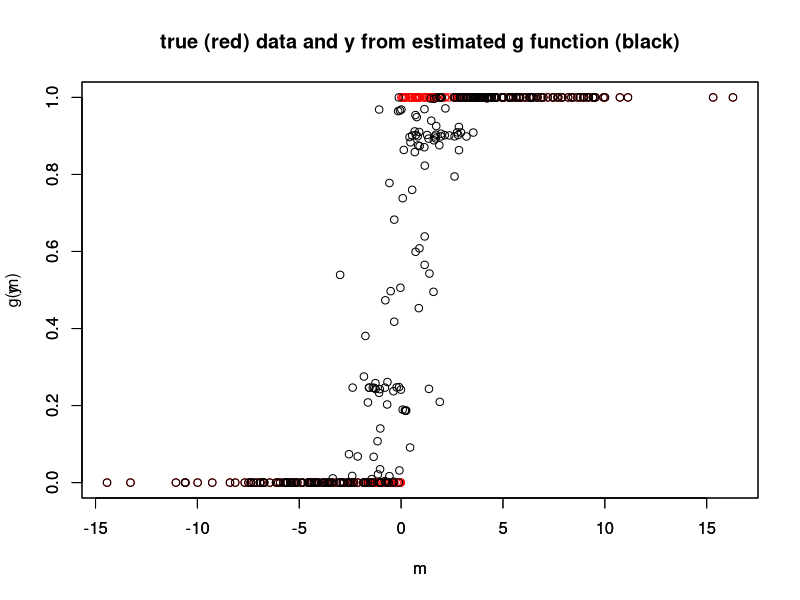
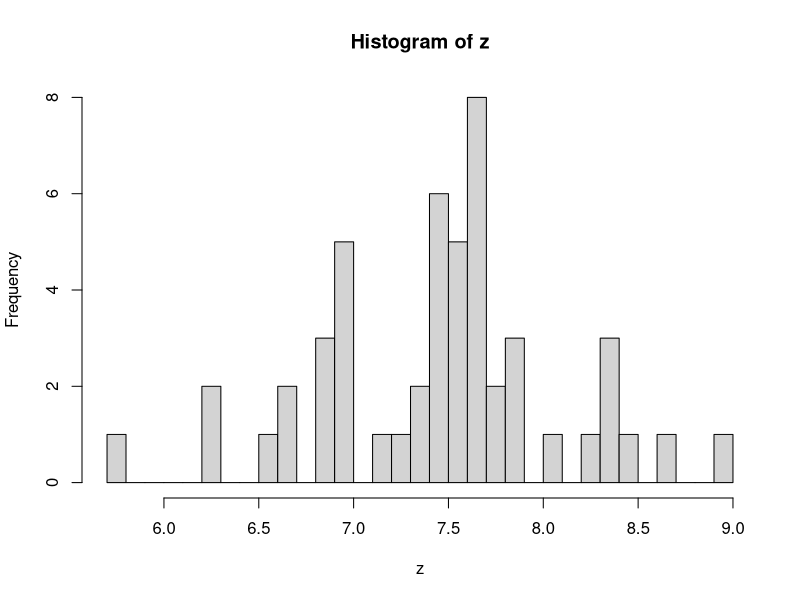

Generate these figures, in order, with R:
# Set parameters for true model
set.seed(109)
N<-300
x_1<-rnorm(N,mean=-7,sd=2.5)
x_2<-rnorm(N,mean=1,sd=.5)
X<-cbind(x_1,x_2)
beta_vec<-c(1,7.6)

# assume true distribution function g of the error is normal
e<- rnorm(N,mean=0,sd=1)
m<-X %*% beta_vec + e 
y = m>0         


#select bandwidth for estimator
bandwidth<-.1


# Gaussian kernel function.
normal_kde <- function(u,h){
  res <- (1/sqrt(2 *pi)) * exp(-0.5 * ((u/h)^2))
  return(res)
}

## Define leave-one-out estimator g,
# Use Gaussian kernel function.
g_i <- function(X,y,b_vec,h) {
  g_i <- (1:N)*NA
  for (i in 1:N){
    u <- sweep(X,2,X[i,])[-i,]%*%b_vec
    kde=normal_kde(u,h)
    estimate <- y[-i]%*%kde / sum(kde)
    g_i[i] <- estimate
    }
  return(g_i)
}


# Define the objective minimizing function of sum-of-squared errors,
# Use Gaussian kernel function.
loglike <- function(X,y,b_vec,h) {
  g_i <- (1:N)*NA
  for (i in 1:N){
    u <- sweep(X,2,X[i,])[-i,]%*%b_vec
    kde=normal_kde(u,h)
    estimate <- y[-i]%*%kde / sum(kde)
    g_i[i] <- estimate
    L <-log(g_i+0.0000001)%*%y + log(1-g_i+0.0000001)%*%(1-y)    #only this line is different from the function g_i
    }
  return(-L)
}



# Minimize the objective function, look for a best extimate for beta_vec.
estimates=nlm(loglike,c(1,10),X=X,y=y,h=bandwidth)$estimate
estimates_norm = estimates/estimates[1]

#approximate function g
g<-approxfun(m, g_i(X,y,estimates_norm,.2), method = "linear", rule = 1, ties = mean)

#plot generated data 
plot(m,y,col="red",main=c("true (red) data and y from estimated g function (black)"))
par(new=TRUE)
#plot(m,g_i,col="green")
par(new=TRUE)
plot(m,g(m))



#monte carlo
M = 50   #number of monte carlo simulation
n = 20    # Sample Size
z <- rep(NA, M)
beta_vec<-c(1,7.6) #true beta


## MC-Experiments:
for(j in 1:M){
##Generate x and y sample:
  x_1<-rnorm(N,mean=-7,sd=2.5)
  x_2<-rnorm(N,mean=1,sd=.5)
  X<-cbind(x_1,x_2)
# assume true distribution function g of the error is normal
  e<- rnorm(N,mean=0,sd=1)
  m<-X %*% beta_vec + e 
  y = m>0 
## Compute jth realization of Z:
  estimates=nlm(loglike,c(1,4),X=X,y=y,h=bandwidth)$estimate
  estimates_norm = estimates/estimates[1]
  z[j] <- estimates_norm[2] 
}

#plot histogram
hist(z,breaks = 25)
